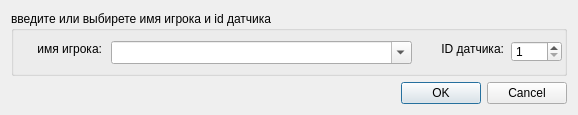
<?xml version="1.0" encoding="UTF-8"?>
<ui version="4.0">
 <class>Dialog</class>
 <widget class="QDialog" name="Dialog">
  <property name="geometry">
   <rect>
    <x>0</x>
    <y>0</y>
    <width>578</width>
    <height>115</height>
   </rect>
  </property>
  <property name="windowTitle">
   <string>Dialog</string>
  </property>
  <layout class="QVBoxLayout" name="verticalLayout">
   <item>
    <widget class="QGroupBox" name="groupBox">
     <property name="title">
      <string>введите или выбирете имя игрока и id датчика</string>
     </property>
     <widget class="QComboBox" name="player_name_combo_box">
      <property name="geometry">
       <rect>
        <x>100</x>
        <y>30</y>
        <width>301</width>
        <height>23</height>
       </rect>
      </property>
      <property name="editable">
       <bool>true</bool>
      </property>
     </widget>
     <widget class="QLabel" name="label">
      <property name="geometry">
       <rect>
        <x>10</x>
        <y>30</y>
        <width>81</width>
        <height>16</height>
       </rect>
      </property>
      <property name="text">
       <string>имя игрока:</string>
      </property>
      <property name="alignment">
       <set>Qt::AlignRight|Qt::AlignTrailing|Qt::AlignVCenter</set>
      </property>
     </widget>
     <widget class="QLabel" name="label_2">
      <property name="geometry">
       <rect>
        <x>420</x>
        <y>30</y>
        <width>73</width>
        <height>16</height>
       </rect>
      </property>
      <property name="text">
       <string>ID датчика:</string>
      </property>
      <property name="alignment">
       <set>Qt::AlignRight|Qt::AlignTrailing|Qt::AlignVCenter</set>
      </property>
     </widget>
     <widget class="QSpinBox" name="det_id_spin">
      <property name="geometry">
       <rect>
        <x>500</x>
        <y>30</y>
        <width>51</width>
        <height>21</height>
       </rect>
      </property>
      <property name="minimum">
       <number>1</number>
      </property>
      <property name="maximum">
       <number>127</number>
      </property>
     </widget>
    </widget>
   </item>
   <item>
    <widget class="QDialogButtonBox" name="applay_new_player_in_ses_button_box">
     <property name="orientation">
      <enum>Qt::Horizontal</enum>
     </property>
     <property name="standardButtons">
      <set>QDialogButtonBox::Cancel|QDialogButtonBox::Ok</set>
     </property>
    </widget>
   </item>
  </layout>
 </widget>
 <resources/>
 <connections>
  <connection>
   <sender>applay_new_player_in_ses_button_box</sender>
   <signal>accepted()</signal>
   <receiver>Dialog</receiver>
   <slot>accept()</slot>
   <hints>
    <hint type="sourcelabel">
     <x>248</x>
     <y>254</y>
    </hint>
    <hint type="destinationlabel">
     <x>157</x>
     <y>274</y>
    </hint>
   </hints>
  </connection>
  <connection>
   <sender>applay_new_player_in_ses_button_box</sender>
   <signal>rejected()</signal>
   <receiver>Dialog</receiver>
   <slot>reject()</slot>
   <hints>
    <hint type="sourcelabel">
     <x>316</x>
     <y>260</y>
    </hint>
    <hint type="destinationlabel">
     <x>286</x>
     <y>274</y>
    </hint>
   </hints>
  </connection>
 </connections>
</ui>
